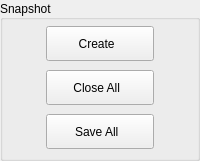
    <widget class="QGroupBox" name="boxSnapshot">
     <property name="enabled">
      <bool>true</bool>
     </property>
     <property name="sizePolicy">
      <sizepolicy hsizetype="Preferred" vsizetype="Preferred">
       <horstretch>0</horstretch>
       <verstretch>0</verstretch>
      </sizepolicy>
     </property>
     <property name="minimumSize">
      <size>
       <width>0</width>
       <height>0</height>
      </size>
     </property>
     <property name="maximumSize">
      <size>
       <width>16777215</width>
       <height>16777215</height>
      </size>
     </property>
     <property name="title">
      <string>Snapshot</string>
     </property>
     <property name="alignment">
      <set>Qt::AlignLeading|Qt::AlignLeft|Qt::AlignVCenter</set>
     </property>
     <property name="flat">
      <bool>false</bool>
     </property>
     <layout class="QGridLayout" name="gridLayout_7">
      <property name="leftMargin">
       <number>9</number>
      </property>
      <property name="topMargin">
       <number>6</number>
      </property>
      <property name="rightMargin">
       <number>9</number>
      </property>
      <property name="bottomMargin">
       <number>9</number>
      </property>
      <property name="horizontalSpacing">
       <number>2</number>
      </property>
      <property name="verticalSpacing">
       <number>9</number>
      </property>
      <item row="1" column="0">
       <widget class="QPushButton" name="btnCloseClones">
        <property name="sizePolicy">
         <sizepolicy hsizetype="Fixed" vsizetype="Preferred">
          <horstretch>0</horstretch>
          <verstretch>0</verstretch>
         </sizepolicy>
        </property>
        <property name="minimumSize">
         <size>
          <width>108</width>
          <height>35</height>
         </size>
        </property>
        <property name="maximumSize">
         <size>
          <width>16777215</width>
          <height>35</height>
         </size>
        </property>
        <property name="palette">
         <palette>
          <active>
           <colorrole role="Shadow">
            <brush brushstyle="SolidPattern">
             <color alpha="255">
              <red>20</red>
              <green>20</green>
              <blue>20</blue>
             </color>
            </brush>
           </colorrole>
          </active>
          <inactive>
           <colorrole role="Shadow">
            <brush brushstyle="SolidPattern">
             <color alpha="255">
              <red>20</red>
              <green>20</green>
              <blue>20</blue>
             </color>
            </brush>
           </colorrole>
          </inactive>
          <disabled>
           <colorrole role="Shadow">
            <brush brushstyle="SolidPattern">
             <color alpha="255">
              <red>20</red>
              <green>20</green>
              <blue>20</blue>
             </color>
            </brush>
           </colorrole>
          </disabled>
         </palette>
        </property>
        <property name="focusPolicy">
         <enum>Qt::NoFocus</enum>
        </property>
        <property name="text">
         <string>Close All  </string>
        </property>
        <property name="icon">
         <iconset resource="../include/icons.qrc">
          <normaloff>:/icons/images/close.png</normaloff>:/icons/images/close.png</iconset>
        </property>
        <property name="flat">
         <bool>false</bool>
        </property>
       </widget>
      </item>
      <item row="2" column="0">
       <widget class="QPushButton" name="btnSaveClones">
        <property name="enabled">
         <bool>true</bool>
        </property>
        <property name="sizePolicy">
         <sizepolicy hsizetype="Fixed" vsizetype="Preferred">
          <horstretch>0</horstretch>
          <verstretch>0</verstretch>
         </sizepolicy>
        </property>
        <property name="minimumSize">
         <size>
          <width>108</width>
          <height>35</height>
         </size>
        </property>
        <property name="maximumSize">
         <size>
          <width>16777215</width>
          <height>35</height>
         </size>
        </property>
        <property name="palette">
         <palette>
          <active>
           <colorrole role="Shadow">
            <brush brushstyle="SolidPattern">
             <color alpha="255">
              <red>20</red>
              <green>20</green>
              <blue>20</blue>
             </color>
            </brush>
           </colorrole>
          </active>
          <inactive>
           <colorrole role="Shadow">
            <brush brushstyle="SolidPattern">
             <color alpha="255">
              <red>20</red>
              <green>20</green>
              <blue>20</blue>
             </color>
            </brush>
           </colorrole>
          </inactive>
          <disabled>
           <colorrole role="Shadow">
            <brush brushstyle="SolidPattern">
             <color alpha="255">
              <red>20</red>
              <green>20</green>
              <blue>20</blue>
             </color>
            </brush>
           </colorrole>
          </disabled>
         </palette>
        </property>
        <property name="focusPolicy">
         <enum>Qt::NoFocus</enum>
        </property>
        <property name="text">
         <string>Save All  </string>
        </property>
        <property name="icon">
         <iconset resource="../include/icons.qrc">
          <normaloff>:/icons/images/saveAll.png</normaloff>:/icons/images/saveAll.png</iconset>
        </property>
        <property name="flat">
         <bool>false</bool>
        </property>
       </widget>
      </item>
      <item row="0" column="0">
       <widget class="QPushButton" name="btnClone">
        <property name="sizePolicy">
         <sizepolicy hsizetype="Fixed" vsizetype="Preferred">
          <horstretch>0</horstretch>
          <verstretch>0</verstretch>
         </sizepolicy>
        </property>
        <property name="minimumSize">
         <size>
          <width>108</width>
          <height>35</height>
         </size>
        </property>
        <property name="maximumSize">
         <size>
          <width>16777215</width>
          <height>35</height>
         </size>
        </property>
        <property name="palette">
         <palette>
          <active>
           <colorrole role="Shadow">
            <brush brushstyle="SolidPattern">
             <color alpha="255">
              <red>20</red>
              <green>20</green>
              <blue>20</blue>
             </color>
            </brush>
           </colorrole>
          </active>
          <inactive>
           <colorrole role="Shadow">
            <brush brushstyle="SolidPattern">
             <color alpha="255">
              <red>20</red>
              <green>20</green>
              <blue>20</blue>
             </color>
            </brush>
           </colorrole>
          </inactive>
          <disabled>
           <colorrole role="Shadow">
            <brush brushstyle="SolidPattern">
             <color alpha="255">
              <red>20</red>
              <green>20</green>
              <blue>20</blue>
             </color>
            </brush>
           </colorrole>
          </disabled>
         </palette>
        </property>
        <property name="focusPolicy">
         <enum>Qt::NoFocus</enum>
        </property>
        <property name="text">
         <string>Create  </string>
        </property>
        <property name="icon">
         <iconset resource="../include/icons.qrc">
          <normaloff>:/icons/images/new.png</normaloff>:/icons/images/new.png</iconset>
        </property>
        <property name="flat">
         <bool>false</bool>
        </property>
       </widget>
      </item>
     </layout>
    </widget>
